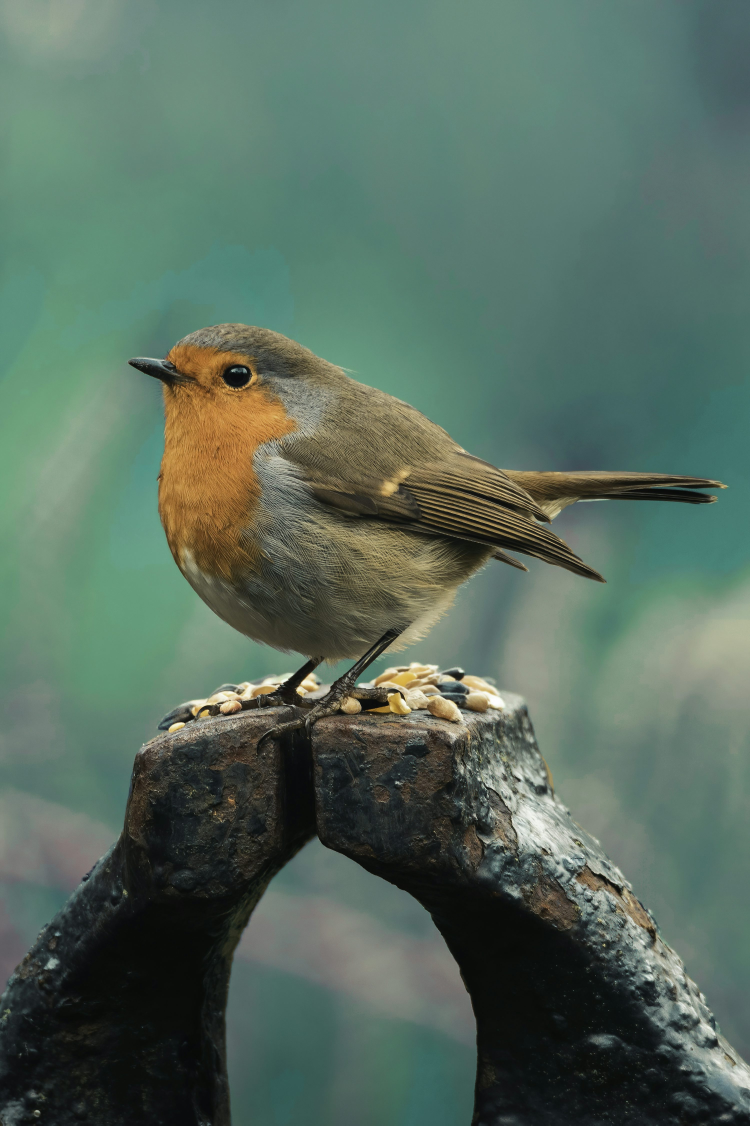
#> input picture Lesson_6/bird.jpeg, 3000 x 4501 px (shown at 1/4 size)
$ python Activity_2.py
#> lines starting #> are read from the running program, lines starting #| are printed output that depends on the picture
import cv2

image = cv2.imread('./bird.jpeg')
#> image is the input picture: shape (4501, 3000, 3); mean B, G, R 94.8, 108, 87.5

if image is None:
    print("Error: Could not read image!")

# convert image into grayscale image
gray_img = cv2.cvtColor(image, cv2.COLOR_BGR2GRAY)
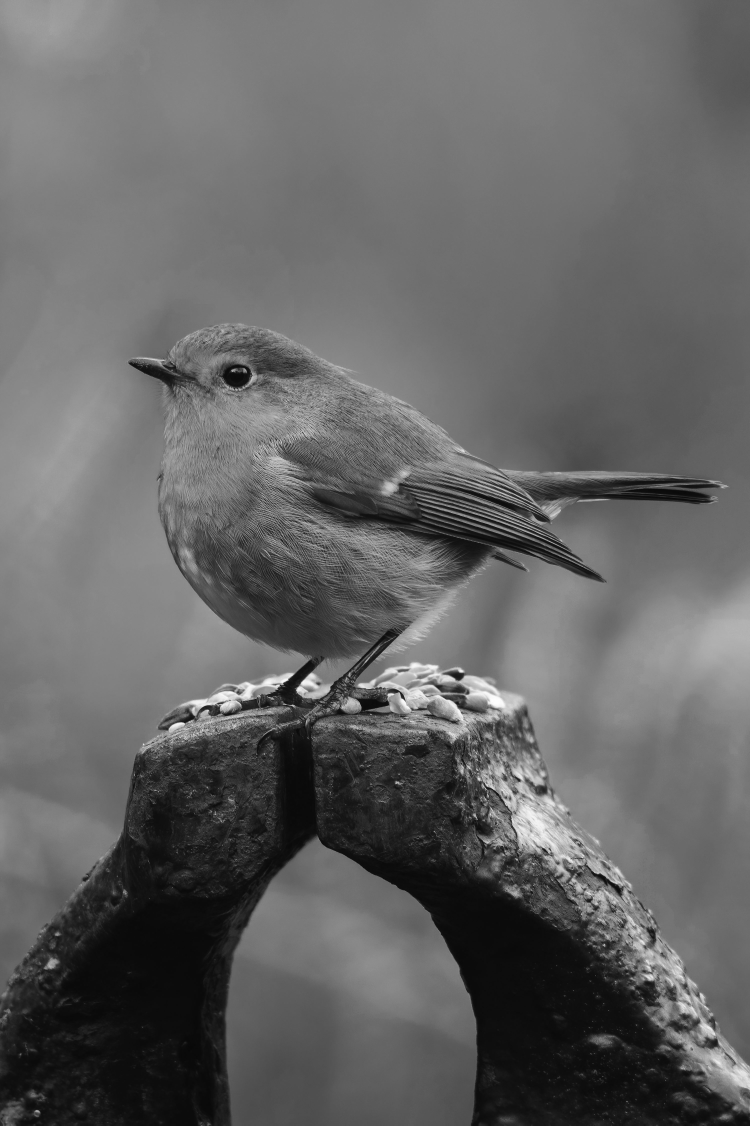
#> gray_img: shape (4501, 3000) (shown at 1/4 size); min 0, max 255, mean 100.3

# Resize the image to a specific size
resized = cv2.resize(gray_img, (500, 500))  # width = 500, height = 500
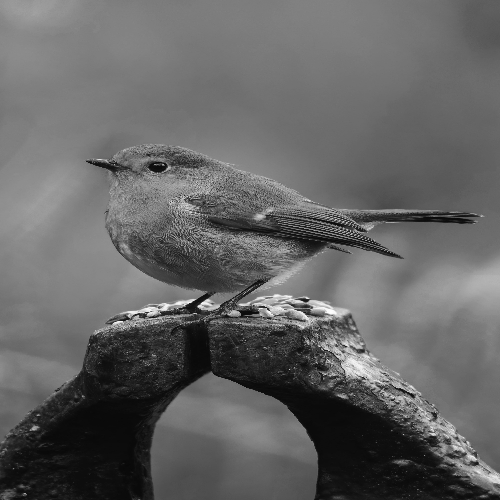
#> resized: shape (500, 500); min 6, max 253, mean 100.2

# Display the resized image
cv2.imshow('Resized Image', resized)

cv2.waitKey(0)  # Wait for a key press

cv2.destroyAllWindows()  # Close the window


# Print image properties

print(f"Image Dimensions: {image.shape}")  # Height, Width, Channels
#| Image Dimensions: (4501, 3000, 3)
